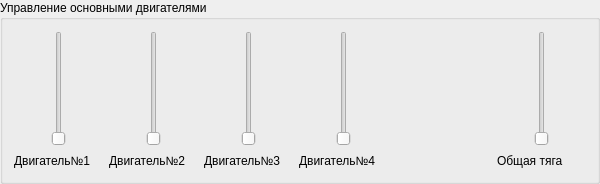
               <widget class="QGroupBox" name="groupBox_7">
                <property name="minimumSize">
                 <size>
                  <width>600</width>
                  <height>0</height>
                 </size>
                </property>
                <property name="maximumSize">
                 <size>
                  <width>600</width>
                  <height>16777215</height>
                 </size>
                </property>
                <property name="title">
                 <string>Управление основными двигателями</string>
                </property>
                <layout class="QHBoxLayout" name="horizontalLayout_23">
                 <item>
                  <layout class="QVBoxLayout" name="verticalLayout_6">
                   <item>
                    <widget class="QSlider" name="verticalSlider">
                     <property name="minimumSize">
                      <size>
                       <width>89</width>
                       <height>115</height>
                      </size>
                     </property>
                     <property name="maximumSize">
                      <size>
                       <width>89</width>
                       <height>115</height>
                      </size>
                     </property>
                     <property name="orientation">
                      <enum>Qt::Vertical</enum>
                     </property>
                    </widget>
                   </item>
                   <item>
                    <widget class="QLabel" name="label_19">
                     <property name="minimumSize">
                      <size>
                       <width>89</width>
                       <height>18</height>
                      </size>
                     </property>
                     <property name="maximumSize">
                      <size>
                       <width>89</width>
                       <height>18</height>
                      </size>
                     </property>
                     <property name="text">
                      <string>Двигатель№1</string>
                     </property>
                    </widget>
                   </item>
                  </layout>
                 </item>
                 <item>
                  <layout class="QVBoxLayout" name="verticalLayout_7">
                   <item>
                    <widget class="QSlider" name="verticalSlider_2">
                     <property name="minimumSize">
                      <size>
                       <width>89</width>
                       <height>115</height>
                      </size>
                     </property>
                     <property name="maximumSize">
                      <size>
                       <width>89</width>
                       <height>115</height>
                      </size>
                     </property>
                     <property name="orientation">
                      <enum>Qt::Vertical</enum>
                     </property>
                    </widget>
                   </item>
                   <item>
                    <widget class="QLabel" name="label_20">
                     <property name="minimumSize">
                      <size>
                       <width>89</width>
                       <height>18</height>
                      </size>
                     </property>
                     <property name="maximumSize">
                      <size>
                       <width>89</width>
                       <height>18</height>
                      </size>
                     </property>
                     <property name="text">
                      <string>Двигатель№2</string>
                     </property>
                    </widget>
                   </item>
                  </layout>
                 </item>
                 <item>
                  <layout class="QVBoxLayout" name="verticalLayout_8">
                   <item>
                    <widget class="QSlider" name="verticalSlider_3">
                     <property name="minimumSize">
                      <size>
                       <width>89</width>
                       <height>115</height>
                      </size>
                     </property>
                     <property name="maximumSize">
                      <size>
                       <width>89</width>
                       <height>115</height>
                      </size>
                     </property>
                     <property name="orientation">
                      <enum>Qt::Vertical</enum>
                     </property>
                    </widget>
                   </item>
                   <item>
                    <widget class="QLabel" name="label_21">
                     <property name="minimumSize">
                      <size>
                       <width>89</width>
                       <height>18</height>
                      </size>
                     </property>
                     <property name="maximumSize">
                      <size>
                       <width>89</width>
                       <height>18</height>
                      </size>
                     </property>
                     <property name="text">
                      <string>Двигатель№3</string>
                     </property>
                    </widget>
                   </item>
                  </layout>
                 </item>
                 <item>
                  <layout class="QVBoxLayout" name="verticalLayout_9">
                   <item>
                    <widget class="QSlider" name="verticalSlider_4">
                     <property name="minimumSize">
                      <size>
                       <width>89</width>
                       <height>115</height>
                      </size>
                     </property>
                     <property name="maximumSize">
                      <size>
                       <width>89</width>
                       <height>115</height>
                      </size>
                     </property>
                     <property name="orientation">
                      <enum>Qt::Vertical</enum>
                     </property>
                    </widget>
                   </item>
                   <item>
                    <widget class="QLabel" name="label_22">
                     <property name="minimumSize">
                      <size>
                       <width>89</width>
                       <height>18</height>
                      </size>
                     </property>
                     <property name="maximumSize">
                      <size>
                       <width>89</width>
                       <height>18</height>
                      </size>
                     </property>
                     <property name="text">
                      <string>Двигатель№4</string>
                     </property>
                    </widget>
                   </item>
                  </layout>
                 </item>
                 <item>
                  <spacer name="horizontalSpacer_3">
                   <property name="orientation">
                    <enum>Qt::Horizontal</enum>
                   </property>
                   <property name="sizeHint" stdset="0">
                    <size>
                     <width>92</width>
                     <height>20</height>
                    </size>
                   </property>
                  </spacer>
                 </item>
                 <item>
                  <layout class="QVBoxLayout" name="verticalLayout_10">
                   <item>
                    <widget class="QSlider" name="verticalSlider_5">
                     <property name="minimumSize">
                      <size>
                       <width>89</width>
                       <height>115</height>
                      </size>
                     </property>
                     <property name="maximumSize">
                      <size>
                       <width>89</width>
                       <height>115</height>
                      </size>
                     </property>
                     <property name="orientation">
                      <enum>Qt::Vertical</enum>
                     </property>
                    </widget>
                   </item>
                   <item>
                    <widget class="QLabel" name="label_23">
                     <property name="minimumSize">
                      <size>
                       <width>89</width>
                       <height>18</height>
                      </size>
                     </property>
                     <property name="maximumSize">
                      <size>
                       <width>89</width>
                       <height>18</height>
                      </size>
                     </property>
                     <property name="text">
                      <string>Общая тяга</string>
                     </property>
                    </widget>
                   </item>
                  </layout>
                 </item>
                </layout>
               </widget>
